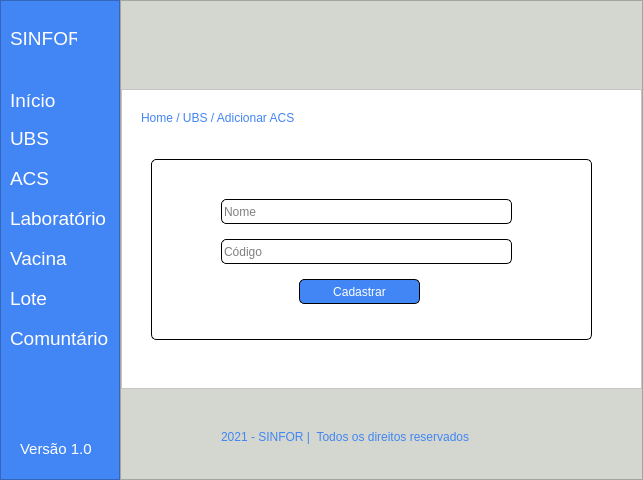
<?xml version="1.0" encoding="UTF-8"?>
<ui version="4.0">
 <class>MainWindow</class>
 <widget class="QMainWindow" name="MainWindow">
  <property name="geometry">
   <rect>
    <x>0</x>
    <y>0</y>
    <width>643</width>
    <height>480</height>
   </rect>
  </property>
  <property name="windowTitle">
   <string>MainWindow</string>
  </property>
  <property name="styleSheet">
   <string notr="true">background-color: rgb(211, 215, 207);</string>
  </property>
  <widget class="QWidget" name="centralwidget">
   <layout class="QHBoxLayout" name="horizontalLayout">
    <property name="spacing">
     <number>0</number>
    </property>
    <property name="leftMargin">
     <number>0</number>
    </property>
    <property name="topMargin">
     <number>0</number>
    </property>
    <property name="rightMargin">
     <number>0</number>
    </property>
    <property name="bottomMargin">
     <number>0</number>
    </property>
    <item>
     <widget class="QFrame" name="frame">
      <property name="maximumSize">
       <size>
        <width>120</width>
        <height>16777215</height>
       </size>
      </property>
      <property name="styleSheet">
       <string notr="true">background-color: #4285f4;</string>
      </property>
      <property name="frameShape">
       <enum>QFrame::StyledPanel</enum>
      </property>
      <property name="frameShadow">
       <enum>QFrame::Raised</enum>
      </property>
      <widget class="QLabel" name="label">
       <property name="geometry">
        <rect>
         <x>10</x>
         <y>30</y>
         <width>67</width>
         <height>17</height>
        </rect>
       </property>
       <property name="font">
        <font>
         <pointsize>14</pointsize>
        </font>
       </property>
       <property name="styleSheet">
        <string notr="true">color: rgb(255, 255, 255);</string>
       </property>
       <property name="text">
        <string>SINFOR</string>
       </property>
      </widget>
      <widget class="QLabel" name="label_2">
       <property name="geometry">
        <rect>
         <x>10</x>
         <y>90</y>
         <width>51</width>
         <height>21</height>
        </rect>
       </property>
       <property name="font">
        <font>
         <pointsize>14</pointsize>
        </font>
       </property>
       <property name="styleSheet">
        <string notr="true">color: rgb(255, 255, 255);</string>
       </property>
       <property name="text">
        <string>Início</string>
       </property>
      </widget>
      <widget class="QLabel" name="label_3">
       <property name="geometry">
        <rect>
         <x>10</x>
         <y>130</y>
         <width>51</width>
         <height>17</height>
        </rect>
       </property>
       <property name="font">
        <font>
         <pointsize>14</pointsize>
        </font>
       </property>
       <property name="styleSheet">
        <string notr="true">color: rgb(255, 255, 255);</string>
       </property>
       <property name="text">
        <string>UBS</string>
       </property>
      </widget>
      <widget class="QLabel" name="label_4">
       <property name="geometry">
        <rect>
         <x>10</x>
         <y>170</y>
         <width>51</width>
         <height>17</height>
        </rect>
       </property>
       <property name="font">
        <font>
         <pointsize>14</pointsize>
        </font>
       </property>
       <property name="styleSheet">
        <string notr="true">color: rgb(255, 255, 255);</string>
       </property>
       <property name="text">
        <string>ACS</string>
       </property>
      </widget>
      <widget class="QLabel" name="label_5">
       <property name="geometry">
        <rect>
         <x>10</x>
         <y>210</y>
         <width>101</width>
         <height>17</height>
        </rect>
       </property>
       <property name="font">
        <font>
         <pointsize>14</pointsize>
        </font>
       </property>
       <property name="styleSheet">
        <string notr="true">color: rgb(255, 255, 255);</string>
       </property>
       <property name="text">
        <string>Laboratório</string>
       </property>
      </widget>
      <widget class="QLabel" name="label_6">
       <property name="geometry">
        <rect>
         <x>10</x>
         <y>250</y>
         <width>61</width>
         <height>16</height>
        </rect>
       </property>
       <property name="font">
        <font>
         <pointsize>14</pointsize>
        </font>
       </property>
       <property name="styleSheet">
        <string notr="true">color: rgb(255, 255, 255);</string>
       </property>
       <property name="text">
        <string>Vacina</string>
       </property>
      </widget>
      <widget class="QLabel" name="label_7">
       <property name="geometry">
        <rect>
         <x>10</x>
         <y>290</y>
         <width>61</width>
         <height>17</height>
        </rect>
       </property>
       <property name="font">
        <font>
         <pointsize>14</pointsize>
        </font>
       </property>
       <property name="styleSheet">
        <string notr="true">color: rgb(255, 255, 255);</string>
       </property>
       <property name="text">
        <string>Lote</string>
       </property>
      </widget>
      <widget class="QLabel" name="label_8">
       <property name="geometry">
        <rect>
         <x>10</x>
         <y>330</y>
         <width>101</width>
         <height>17</height>
        </rect>
       </property>
       <property name="font">
        <font>
         <pointsize>14</pointsize>
        </font>
       </property>
       <property name="styleSheet">
        <string notr="true">color: rgb(255, 255, 255);</string>
       </property>
       <property name="text">
        <string>Comuntário</string>
       </property>
      </widget>
      <widget class="QLabel" name="label_9">
       <property name="geometry">
        <rect>
         <x>20</x>
         <y>440</y>
         <width>71</width>
         <height>17</height>
        </rect>
       </property>
       <property name="font">
        <font>
         <pointsize>11</pointsize>
        </font>
       </property>
       <property name="styleSheet">
        <string notr="true">color: rgb(255, 255, 255);</string>
       </property>
       <property name="text">
        <string>Versão 1.0</string>
       </property>
      </widget>
     </widget>
    </item>
    <item>
     <widget class="QFrame" name="frame_2">
      <property name="frameShape">
       <enum>QFrame::StyledPanel</enum>
      </property>
      <property name="frameShadow">
       <enum>QFrame::Raised</enum>
      </property>
      <layout class="QVBoxLayout" name="verticalLayout">
       <property name="spacing">
        <number>0</number>
       </property>
       <property name="leftMargin">
        <number>0</number>
       </property>
       <property name="topMargin">
        <number>0</number>
       </property>
       <property name="rightMargin">
        <number>0</number>
       </property>
       <property name="bottomMargin">
        <number>0</number>
       </property>
       <item>
        <widget class="QFrame" name="frame_3">
         <property name="maximumSize">
          <size>
           <width>16777215</width>
           <height>70</height>
          </size>
         </property>
         <property name="styleSheet">
          <string notr="true">background-color: rgb(211, 215, 207);</string>
         </property>
         <property name="frameShape">
          <enum>QFrame::NoFrame</enum>
         </property>
         <property name="frameShadow">
          <enum>QFrame::Raised</enum>
         </property>
         <property name="lineWidth">
          <number>1</number>
         </property>
        </widget>
       </item>
       <item>
        <widget class="QFrame" name="frame_4">
         <property name="maximumSize">
          <size>
           <width>16777215</width>
           <height>300</height>
          </size>
         </property>
         <property name="styleSheet">
          <string notr="true">background-color: rgb(255, 255, 255);</string>
         </property>
         <property name="frameShape">
          <enum>QFrame::StyledPanel</enum>
         </property>
         <property name="frameShadow">
          <enum>QFrame::Raised</enum>
         </property>
         <widget class="QLabel" name="label_11">
          <property name="geometry">
           <rect>
            <x>20</x>
            <y>20</y>
            <width>191</width>
            <height>17</height>
           </rect>
          </property>
          <property name="styleSheet">
           <string notr="true">color: #4285f4;</string>
          </property>
          <property name="text">
           <string>Home / UBS / Adicionar ACS</string>
          </property>
         </widget>
         <widget class="QFrame" name="frame_6">
          <property name="geometry">
           <rect>
            <x>30</x>
            <y>70</y>
            <width>441</width>
            <height>181</height>
           </rect>
          </property>
          <property name="styleSheet">
           <string notr="true">border: 1px solid #000;
border-radius: 5px;</string>
          </property>
          <property name="frameShape">
           <enum>QFrame::StyledPanel</enum>
          </property>
          <property name="frameShadow">
           <enum>QFrame::Raised</enum>
          </property>
          <widget class="QLineEdit" name="lineEdit">
           <property name="geometry">
            <rect>
             <x>70</x>
             <y>40</y>
             <width>291</width>
             <height>25</height>
            </rect>
           </property>
           <property name="placeholderText">
            <string>Nome</string>
           </property>
          </widget>
          <widget class="QLineEdit" name="lineEdit_2">
           <property name="geometry">
            <rect>
             <x>70</x>
             <y>80</y>
             <width>291</width>
             <height>25</height>
            </rect>
           </property>
           <property name="text">
            <string/>
           </property>
           <property name="placeholderText">
            <string>Código</string>
           </property>
          </widget>
          <widget class="QPushButton" name="pushButton">
           <property name="geometry">
            <rect>
             <x>148</x>
             <y>120</y>
             <width>121</width>
             <height>25</height>
            </rect>
           </property>
           <property name="styleSheet">
            <string notr="true">background-color: #4285F4;
color: #FFF;</string>
           </property>
           <property name="text">
            <string>Cadastrar</string>
           </property>
          </widget>
         </widget>
        </widget>
       </item>
       <item>
        <widget class="QFrame" name="frame_5">
         <property name="maximumSize">
          <size>
           <width>16777215</width>
           <height>70</height>
          </size>
         </property>
         <property name="frameShape">
          <enum>QFrame::NoFrame</enum>
         </property>
         <property name="frameShadow">
          <enum>QFrame::Raised</enum>
         </property>
         <widget class="QLabel" name="label_10">
          <property name="geometry">
           <rect>
            <x>100</x>
            <y>30</y>
            <width>311</width>
            <height>17</height>
           </rect>
          </property>
          <property name="styleSheet">
           <string notr="true">color: #4285f4;</string>
          </property>
          <property name="text">
           <string>2021 - SINFOR |  Todos os direitos reservados</string>
          </property>
         </widget>
        </widget>
       </item>
      </layout>
     </widget>
    </item>
   </layout>
  </widget>
 </widget>
 <resources/>
 <connections/>
</ui>
